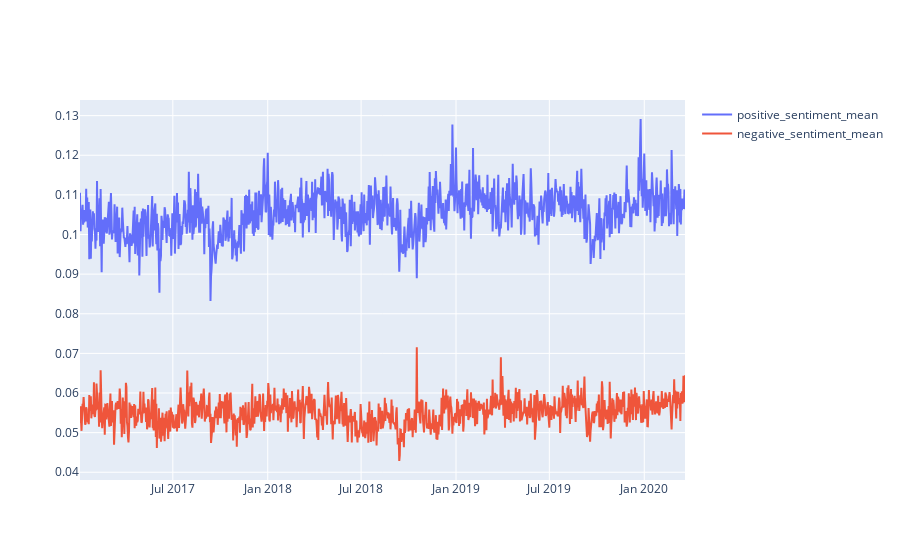

Notebook source saved alongside this figure:
### Code cell
# Create random data with numpy

random_x = time_reddit_2["date"]
random_y1 = time_reddit_2["positive_sentiment_mean"]
random_y2 = time_reddit_2["negative_sentiment_mean"]

# Create traces
fig = go.Figure()

fig.add_trace(go.Scatter(x=random_x, y=random_y1,
                    mode='lines',
                    name='positive_sentiment_mean'))
fig.add_trace(go.Scatter(x=random_x, y=random_y2,
                    mode='lines', name='negative_sentiment_mean'))

fig.show()

### Figure 1 — Plotly figure (JSON) as saved in the notebook; plotly's stock layout.template omitted (floating-point values rounded to 4 significant figures; data arrays with more than 128 entries replaced by an {"elided": "..."} marker saying what was removed)
{"data": [{"mode": "lines", "name": "positive_sentiment_mean", "type": "scatter", "x": {"elided": "1174 str values"}, "y": {"elided": "1174 float values"}}, {"mode": "lines", "name": "negative_sentiment_mean", "type": "scatter", "x": {"elided": "1174 str values"}, "y": {"elided": "1174 float values"}}], "layout": {}}
